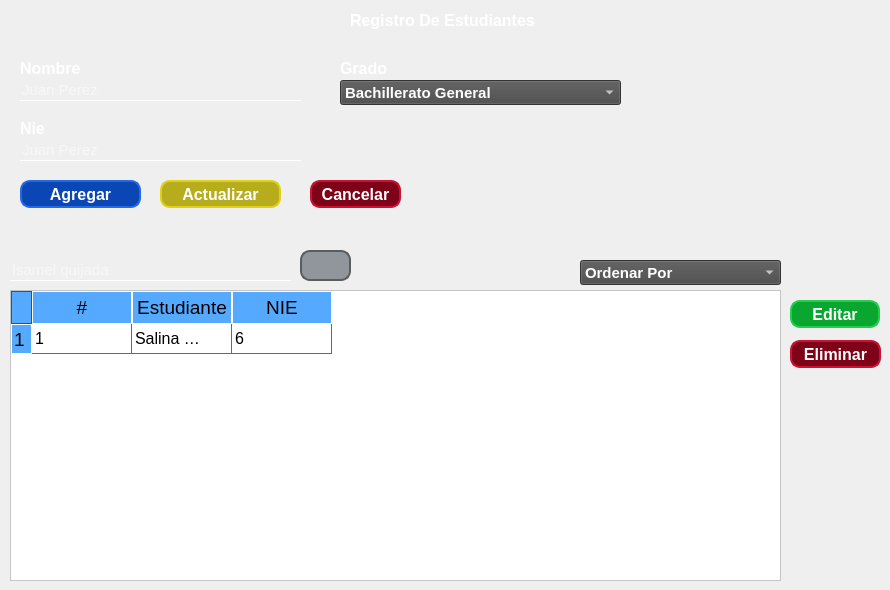
         <widget class="QWidget" name="tab_3">
          <attribute name="icon">
           <iconset>
            <normaloff>../assets/img/estudiantes.png</normaloff>../assets/img/estudiantes.png</iconset>
          </attribute>
          <attribute name="title">
           <string/>
          </attribute>
          <widget class="QTableWidget" name="tblListEstud">
           <property name="geometry">
            <rect>
             <x>10</x>
             <y>290</y>
             <width>771</width>
             <height>291</height>
            </rect>
           </property>
           <property name="styleSheet">
            <string notr="true">QWidget{
	background-color: white;
	color: #000000;
}

QHeaderView::section{
	background-color: #55aaff;
	padding: 2px;

	border:1px solid #fffff8;
	font-size: 14pt;
}

QTableWidget{
	gridline-color: #ff00ff;
	font-size: 12pt;
}

QTableWidget QTableCornerButton::section{
	background-color: #55aaff;
	border: 1px solid #ff0000;
}</string>
           </property>
           <property name="selectionBehavior">
            <enum>QAbstractItemView::SelectRows</enum>
           </property>
           <row>
            <property name="text">
             <string>1</string>
            </property>
           </row>
           <column>
            <property name="text">
             <string>#</string>
            </property>
           </column>
           <column>
            <property name="text">
             <string>Estudiante</string>
            </property>
           </column>
           <column>
            <property name="text">
             <string>NIE</string>
            </property>
           </column>
           <item row="0" column="0">
            <property name="text">
             <string>1</string>
            </property>
           </item>
           <item row="0" column="1">
            <property name="text">
             <string>Salina Monterrosa, Tifanny Lizbeth</string>
            </property>
           </item>
           <item row="0" column="2">
            <property name="text">
             <string>6</string>
            </property>
           </item>
          </widget>
          <widget class="QLabel" name="label_10">
           <property name="geometry">
            <rect>
             <x>20</x>
             <y>60</y>
             <width>81</width>
             <height>16</height>
            </rect>
           </property>
           <property name="font">
            <font>
             <family>Arial</family>
             <pointsize>12</pointsize>
             <weight>75</weight>
             <bold>true</bold>
            </font>
           </property>
           <property name="styleSheet">
            <string notr="true">color: rgb(255, 255, 255);</string>
           </property>
           <property name="text">
            <string>Nombre</string>
           </property>
          </widget>
          <widget class="QLineEdit" name="txtRegNomEstud">
           <property name="geometry">
            <rect>
             <x>20</x>
             <y>80</y>
             <width>281</width>
             <height>21</height>
            </rect>
           </property>
           <property name="font">
            <font>
             <pointsize>11</pointsize>
            </font>
           </property>
           <property name="styleSheet">
            <string notr="true">QLineEdit{
background:transparent;
border:none;
border-bottom:1px solid white;
color: rgb(255, 255, 255);
}
</string>
           </property>
           <property name="text">
            <string/>
           </property>
           <property name="alignment">
            <set>Qt::AlignBottom|Qt::AlignLeading|Qt::AlignLeft</set>
           </property>
           <property name="placeholderText">
            <string>Juan Perez</string>
           </property>
          </widget>
          <widget class="QLineEdit" name="txtRegNieEstud">
           <property name="geometry">
            <rect>
             <x>20</x>
             <y>140</y>
             <width>281</width>
             <height>21</height>
            </rect>
           </property>
           <property name="font">
            <font>
             <pointsize>11</pointsize>
            </font>
           </property>
           <property name="styleSheet">
            <string notr="true">QLineEdit{
background:transparent;
border:none;
border-bottom:1px solid white;
color: rgb(255, 255, 255);
}
</string>
           </property>
           <property name="text">
            <string/>
           </property>
           <property name="alignment">
            <set>Qt::AlignBottom|Qt::AlignLeading|Qt::AlignLeft</set>
           </property>
           <property name="placeholderText">
            <string>Juan Perez</string>
           </property>
          </widget>
          <widget class="QLabel" name="label_11">
           <property name="geometry">
            <rect>
             <x>20</x>
             <y>120</y>
             <width>81</width>
             <height>16</height>
            </rect>
           </property>
           <property name="font">
            <font>
             <family>Arial</family>
             <pointsize>12</pointsize>
             <weight>75</weight>
             <bold>true</bold>
            </font>
           </property>
           <property name="styleSheet">
            <string notr="true">color: rgb(255, 255, 255);</string>
           </property>
           <property name="text">
            <string>Nie</string>
           </property>
          </widget>
          <widget class="QLineEdit" name="txtBuscarEstuds">
           <property name="geometry">
            <rect>
             <x>10</x>
             <y>260</y>
             <width>281</width>
             <height>21</height>
            </rect>
           </property>
           <property name="font">
            <font>
             <pointsize>11</pointsize>
            </font>
           </property>
           <property name="styleSheet">
            <string notr="true">QLineEdit{
background:transparent;
border:none;
border-bottom:1px solid white;
color: rgb(255, 255, 255);
}
</string>
           </property>
           <property name="text">
            <string/>
           </property>
           <property name="alignment">
            <set>Qt::AlignBottom|Qt::AlignLeading|Qt::AlignLeft</set>
           </property>
           <property name="placeholderText">
            <string>Isamel quijada</string>
           </property>
          </widget>
          <widget class="QPushButton" name="pushButton_6">
           <property name="geometry">
            <rect>
             <x>300</x>
             <y>250</y>
             <width>51</width>
             <height>31</height>
            </rect>
           </property>
           <property name="font">
            <font>
             <pointsize>12</pointsize>
             <weight>75</weight>
             <bold>true</bold>
            </font>
           </property>
           <property name="styleSheet">
            <string notr="true">QPushButton
{	
	background:rgb(144, 150, 155);
	border: 2px solid rgb(91,92,93);
	border-radius:10px;
	color:white;
}
QPushButton:pressed
{
	background-color:rgb(91,92,93);
	border:2px solid rgb(144, 150, 155);
}

</string>
           </property>
           <property name="text">
            <string/>
           </property>
           <property name="icon">
            <iconset>
             <normaloff>../assets/img/buscar.png</normaloff>../assets/img/buscar.png</iconset>
           </property>
           <property name="iconSize">
            <size>
             <width>25</width>
             <height>25</height>
            </size>
           </property>
          </widget>
          <widget class="QPushButton" name="btnAgregarEstud">
           <property name="geometry">
            <rect>
             <x>20</x>
             <y>180</y>
             <width>121</width>
             <height>28</height>
            </rect>
           </property>
           <property name="font">
            <font>
             <pointsize>12</pointsize>
             <weight>75</weight>
             <bold>true</bold>
            </font>
           </property>
           <property name="cursor">
            <cursorShape>PointingHandCursor</cursorShape>
           </property>
           <property name="styleSheet">
            <string notr="true">QPushButton
{	
	background:rgb(11,70,181);
	border: 2px solid rgb(39,105,229);
	border-radius:10px;
	color:white;
}
QPushButton:pressed
{
	background-color:rgb(39,105,229);
	border:2px solid rgb(11,70,181);
}
</string>
           </property>
           <property name="text">
            <string>Agregar</string>
           </property>
          </widget>
          <widget class="QPushButton" name="btnEditSelectEstud">
           <property name="geometry">
            <rect>
             <x>790</x>
             <y>300</y>
             <width>90</width>
             <height>28</height>
            </rect>
           </property>
           <property name="font">
            <font>
             <pointsize>12</pointsize>
             <weight>75</weight>
             <bold>true</bold>
            </font>
           </property>
           <property name="cursor">
            <cursorShape>PointingHandCursor</cursorShape>
           </property>
           <property name="styleSheet">
            <string notr="true">QPushButton
{	
	background:rgb(9,167,48);
	border: 2px solid rgb(38,204,78);
	border-radius:10px;
	color:white;
}
QPushButton:pressed
{
	background-color: rgb(38,204,78);
	border:2px solid rgb(9,167,48);
}


</string>
           </property>
           <property name="text">
            <string>Editar</string>
           </property>
          </widget>
          <widget class="QPushButton" name="btnEliminarEstud">
           <property name="geometry">
            <rect>
             <x>790</x>
             <y>340</y>
             <width>91</width>
             <height>28</height>
            </rect>
           </property>
           <property name="font">
            <font>
             <pointsize>12</pointsize>
             <weight>75</weight>
             <bold>true</bold>
            </font>
           </property>
           <property name="cursor">
            <cursorShape>PointingHandCursor</cursorShape>
           </property>
           <property name="styleSheet">
            <string notr="true">QPushButton
{	
	background: rgb(126,2,24);
	border: 2px solid rgb(203,18,51);
	border-radius:10px;
	color:white;
}
QPushButton:pressed
{
	background-color: rgb(203,18,51);
	border:2px solid rgb(126,2,24);
}
</string>
           </property>
           <property name="text">
            <string>Eliminar</string>
           </property>
          </widget>
          <widget class="QPushButton" name="btnActualizarEstud">
           <property name="geometry">
            <rect>
             <x>160</x>
             <y>180</y>
             <width>121</width>
             <height>28</height>
            </rect>
           </property>
           <property name="font">
            <font>
             <pointsize>12</pointsize>
             <weight>75</weight>
             <bold>true</bold>
            </font>
           </property>
           <property name="cursor">
            <cursorShape>PointingHandCursor</cursorShape>
           </property>
           <property name="styleSheet">
            <string notr="true">QPushButton
{	
	background:rgb(182,172,28);
	border: 2px solid rgb(222,209,23);
	border-radius:10px;
	color:white;
}
QPushButton:pressed
{
	background-color:rgb(222,209,23);
	border:2px solid rgb(182,172,28);
}


</string>
           </property>
           <property name="text">
            <string>Actualizar</string>
           </property>
          </widget>
          <widget class="QLabel" name="label_26">
           <property name="geometry">
            <rect>
             <x>350</x>
             <y>10</y>
             <width>201</width>
             <height>21</height>
            </rect>
           </property>
           <property name="font">
            <font>
             <family>Arial</family>
             <pointsize>12</pointsize>
             <weight>75</weight>
             <bold>true</bold>
            </font>
           </property>
           <property name="styleSheet">
            <string notr="true">color: rgb(255, 255, 255);</string>
           </property>
           <property name="text">
            <string>Registro De Estudiantes</string>
           </property>
          </widget>
          <widget class="QComboBox" name="cbxEstudOrderBy">
           <property name="geometry">
            <rect>
             <x>580</x>
             <y>260</y>
             <width>201</width>
             <height>25</height>
            </rect>
           </property>
           <property name="font">
            <font>
             <family>Arial</family>
             <pointsize>11</pointsize>
             <weight>75</weight>
             <bold>true</bold>
            </font>
           </property>
           <property name="styleSheet">
            <string notr="true">color: rgb(255, 255, 255);
background-color: rgb(72, 72, 72);</string>
           </property>
           <item>
            <property name="text">
             <string>Ordenar Por</string>
            </property>
           </item>
           <item>
            <property name="text">
             <string>Estudiante</string>
            </property>
           </item>
           <item>
            <property name="text">
             <string>NIE</string>
            </property>
           </item>
          </widget>
          <widget class="QLabel" name="label_30">
           <property name="geometry">
            <rect>
             <x>340</x>
             <y>60</y>
             <width>81</width>
             <height>16</height>
            </rect>
           </property>
           <property name="font">
            <font>
             <family>Arial</family>
             <pointsize>12</pointsize>
             <weight>75</weight>
             <bold>true</bold>
            </font>
           </property>
           <property name="styleSheet">
            <string notr="true">color: rgb(255, 255, 255);</string>
           </property>
           <property name="text">
            <string>Grado</string>
           </property>
          </widget>
          <widget class="QComboBox" name="cbxRegGradoEstud">
           <property name="geometry">
            <rect>
             <x>340</x>
             <y>80</y>
             <width>281</width>
             <height>25</height>
            </rect>
           </property>
           <property name="font">
            <font>
             <family>Arial</family>
             <pointsize>11</pointsize>
             <weight>75</weight>
             <bold>true</bold>
            </font>
           </property>
           <property name="styleSheet">
            <string notr="true">color: rgb(255, 255, 255);
background-color: rgb(72, 72, 72);</string>
           </property>
           <item>
            <property name="text">
             <string>Bachillerato General</string>
            </property>
           </item>
           <item>
            <property name="text">
             <string>B</string>
            </property>
           </item>
           <item>
            <property name="text">
             <string>C</string>
            </property>
           </item>
          </widget>
          <widget class="QPushButton" name="btnCancelEstud">
           <property name="geometry">
            <rect>
             <x>310</x>
             <y>180</y>
             <width>91</width>
             <height>28</height>
            </rect>
           </property>
           <property name="font">
            <font>
             <pointsize>12</pointsize>
             <weight>75</weight>
             <bold>true</bold>
            </font>
           </property>
           <property name="cursor">
            <cursorShape>PointingHandCursor</cursorShape>
           </property>
           <property name="styleSheet">
            <string notr="true">QPushButton
{	
	background: rgb(126,2,24);
	border: 2px solid rgb(203,18,51);
	border-radius:10px;
	color:white;
}
QPushButton:pressed
{
	background-color: rgb(203,18,51);
	border:2px solid rgb(126,2,24);
}
</string>
           </property>
           <property name="text">
            <string>Cancelar</string>
           </property>
          </widget>
          <widget class="QLabel" name="lblEstudianteToEdit">
           <property name="geometry">
            <rect>
             <x>350</x>
             <y>130</y>
             <width>47</width>
             <height>13</height>
            </rect>
           </property>
           <property name="text">
            <string/>
           </property>
          </widget>
         </widget>
